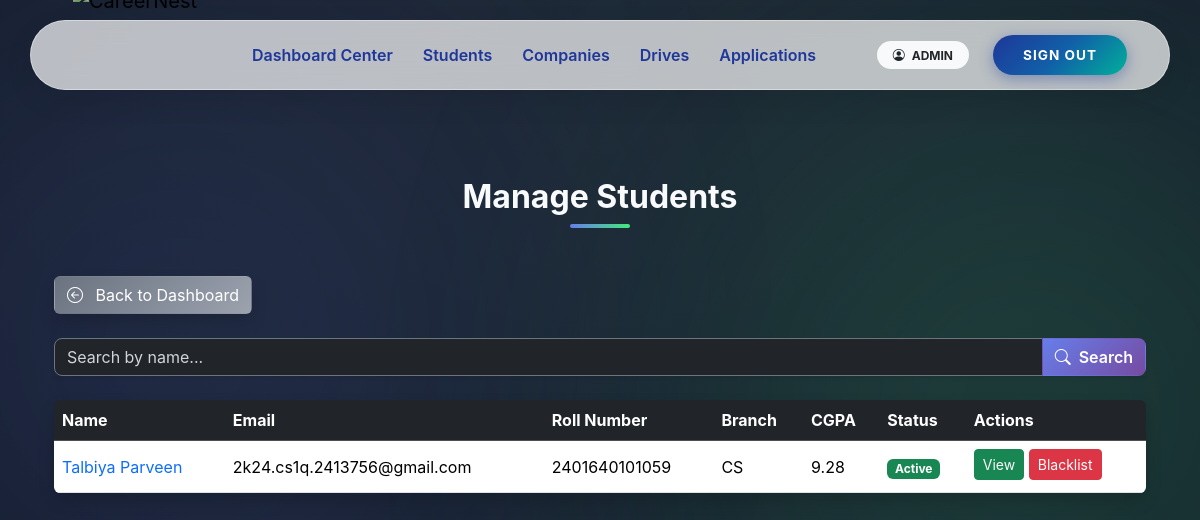
/admin/students (signed in), run on the app's committed database.
### app/models.py (models this page shows, shortened)
class User(UserMixin, db.Model):
    __tablename__ = "users"
    user_id = db.Column(db.Integer, primary_key=True)
    email = db.Column(db.String(120), unique=True, nullable=False)
    password_hash = db.Column(db.String(255), nullable=False)
    role = db.Column(db.String(20), nullable=False)
    is_active = db.Column(db.Boolean, default=True)
    is_approved = db.Column(db.Boolean, default=False)
    is_blacklisted = db.Column(db.Boolean, default=False)
    created_at = db.Column(db.DateTime, default=datetime.utcnow)
    student = db.relationship(
        "Student",
        back_populates="user",
        uselist=False,
        cascade="all, delete-orphan"
    )
    company = db.relationship(
        "Company",
        back_populates="user",
        uselist=False,
        cascade="all, delete-orphan"
    )
    admin = db.relationship(
        "Admin",
        back_populates="user",
        uselist=False,
        cascade="all, delete-orphan"
    )

class Student(db.Model):
    __tablename__ = "students"
    user_id = db.Column(
        db.Integer,
        db.ForeignKey("users.user_id", ondelete="CASCADE"),
        primary_key=True
    )
    full_name = db.Column(db.String(100), nullable=False)
    roll_number = db.Column(db.String(50), unique=True, nullable=False, index=True)
    graduation_year = db.Column(db.Integer, nullable=False)
    cgpa = db.Column(db.Float)
    tenth_marks = db.Column(db.Float)
    twelfth_marks = db.Column(db.Float)
    dob = db.Column(db.Date)
    year = db.Column(db.Integer)
    resume_filename = db.Column(db.String(200))
    phone = db.Column(db.String(20))
    address = db.Column(db.Text)
    skills = db.Column(db.Text)
    course = db.Column(db.String(100))
    branch = db.Column(db.String(100))
    created_at = db.Column(db.DateTime, default=datetime.utcnow)
    user = db.relationship("User", back_populates="student")
    applications = db.relationship(
        "Application",
        back_populates="student",
        cascade="all, delete-orphan"
    )

### app/admin/routes.py (the view)
@admin_bp.route('/students')
@login_required
@role_required('admin')
def students():
    q = request.args.get('q', '').strip()
    query = User.query.filter_by(role='student').join(Student)
    if q:
        query = query.filter(Student.full_name.ilike(f'%{q}%'))
    students = query.all()
    return render_template('admin/students.html', students=students, q=q)

### app/utils.py (called while the page is built)
def role_required(required_role):
    def decorator(f):
        @wraps(f)
        def decorated_function(*args, **kwargs):
            if not current_user.is_authenticated:
                abort(401)
            if current_user.role != required_role:
                abort(403)
            if required_role in ["student", "company"] and not current_user.is_approved:
                abort(403)
            if current_user.is_blacklisted:
                abort(403)
            return f(*args, **kwargs)
        return decorated_function
    return decorator

### app/templates/admin/students.html (shortened to what this page needs)
{% extends 'base.html' %}
{% block content %}
<div class="dashboard-bg">
  <div class="container position-relative">
    <h2 class="section-heading text-center mb-5">Manage Students</h2>
    <a href="{{ url_for('admin.dashboard') }}" class="btn btn-gradient-secondary mb-4 shadow hover-glow text-white">
      <i class="bi bi-arrow-left-circle me-2"></i> Back to Dashboard
    </a>
    <form method="GET" class="mb-4">
      <div class="input-group shadow-sm">
        <input type="text" name="q" class="form-control bg-dark text-white border border-secondary" placeholder="Search by name..." value="{{ q }}">
        <button class="btn btn-gradient-primary text-white" type="submit"><i class="bi bi-search me-1"></i> Search</button>
      </div>
    </form>
    {% if students %}
    <div class="table-responsive shadow rounded">
      <table class="table table-hover align-middle mb-0 text-white">
        <thead class="table-dark">
          <tr>
            <th>Name</th>
            <th>Email</th>
            <th>Roll Number</th>
            <th>Branch</th>
            <th>CGPA</th>
            <th>Status</th>
            <th>Actions</th>
          </tr>
        </thead>
        <tbody>
          {% for user in students %}
          <tr class="align-middle">
            <td>
              <a href="{{ url_for('admin.student_detail', user_id=user.user_id) }}" class="text-primary text-decoration-none">
                {{ user.student.full_name if user.student else 'N/A' }}
              </a>
            </td>
            <td>{{ user.email }}</td>
            <td>{{ user.student.roll_number if user.student else 'N/A' }}</td>
            <td>{{ user.student.branch if user.student else 'N/A' }}</td>
            <td>{{ user.student.cgpa if user.student else 'N/A' }}</td>
            <td>
              {% if user.is_blacklisted %}
              <span class="badge bg-danger">Blacklisted</span>
              {% else %}
              <span class="badge bg-success">Active</span>
              {% endif %}
            </td>
            <td>
              <a href="{{ url_for('admin.student_detail', user_id=user.user_id) }}" class="btn btn-success btn-sm mb-1">View</a>
              <form action="{{ url_for('admin.blacklist_student', user_id=user.user_id) }}" method="POST" style="display:inline;">
                {% if user.is_blacklisted %}
                <button type="submit" class="btn btn-success btn-sm mb-1">Unblacklist</button>
                {% else %}
                <button type="submit" class="btn btn-danger btn-sm mb-1">Blacklist</button>
                {% endif %}
              </form>
            </td>
          </tr>
          {% endfor %}
        </tbody>
      </table>
    </div>
    {% else %}
    <div class="alert alert-info shadow rounded">No students found.</div>
    {% endif %}
  </div>
</div>
{% endblock %}

### app/templates/base.html (shortened to what this page needs)
<!DOCTYPE html>
<html lang="en">
<head>
    <link href="https://cdn.jsdelivr.net/npm/bootstrap@5.3.2/dist/css/bootstrap.min.css" rel="stylesheet">
    <link rel="stylesheet" href="https://cdn.jsdelivr.net/npm/bootstrap-icons@1.10.5/font/bootstrap-icons.css">
</head>
<body>
    <div class="toast-container position-fixed top-0 end-0 p-3">
    </div>
    <header class="navbar-container">
        <nav class="navbar navbar-expand-lg navbar-island">
            <div class="container-fluid">
                <a class="navbar-brand " href="/">
                    <img src="{{ url_for('static', filename='img/CareerLogo.png') }}" alt="CareerNest">
                </a>
                <div class="collapse navbar-collapse" id="navMain">
                    <ul class="navbar-nav me-auto mb-2 mb-lg-0 ms-lg-4">
                        {% if current_user.is_authenticated %}
                        {% if current_user.role == 'admin' %}
                        <li class="nav-item"><a class="nav-link" href="{{ url_for('admin.dashboard') }}">Dashboard
                                Center</a></li>
                        <li class="nav-item"><a class="nav-link" href="{{ url_for('admin.students') }}">Students</a>
                        </li>
                        <li class="nav-item"><a class="nav-link" href="{{ url_for('admin.companies') }}">Companies</a>
                        </li>
                        <li class="nav-item"><a class="nav-link" href="{{ url_for('admin.drives') }}">Drives</a>
                        </li>
                        <li class="nav-item"><a class="nav-link"
                                href="{{ url_for('admin.applications') }}">Applications</a>
                        </li>
                        {% endif %}
                        {% else %}
                        <li class="nav-item"><a class="nav-link" href="/">Home</a></li>
                        {% endif %}
                    </ul>
                    <div class="d-flex flex-column flex-lg-row align-items-center">
                        {% if not current_user.is_authenticated %}
                        <a href="{{ url_for('auth.student_register') }}" class="btn btn-creative btn-student">Student
                            Join</a>
                        <a href="{{ url_for('auth.company_register') }}" class="btn btn-creative btn-student">Company
                            Join</a>
                        <a href="{{ url_for('auth.login') }}" class="btn btn-creative btn-login">Login</a>
                        {% else %}
                        <span class="badge rounded-pill bg-light text-dark px-3 py-2 me-3 d-none d-lg-block">
                            <i class="bi bi-person-circle me-1"></i> {{ current_user.role|upper }}
                        </span>
                        <a href="{{ url_for('auth.logout') }}" class="btn btn-creative btn-login">Sign Out</a>
                        {% endif %}
                    </div>
                </div>
            </div>
        </nav>
    </header>
    <main class="container page-content">
        {% block content %}{% endblock %}
    </main>
</body>
</html>

### app/templates/admin/students.html (style rules this page uses)
.dashboard-bg { position: relative; z-index: 1; padding: 3rem 0; }
html, body { height: 100%; margin: 0; font-family: 'Inter', sans-serif; overflow-x: hidden; }
body { background: radial-gradient(circle at top, #1f2937 0%, #111827 100%); color: #f9fafb; }
body::before, body::after { content: ''; position: fixed; border-radius: 50%; filter: blur(150px); opacity: 0.15; z-index: 0; }
body::before { width: 600px; height: 600px; background: #667eea; top: 5%; left: -10%; }
body::after { width: 700px; height: 700px; background: #43e97b; bottom: 5%; right: -15%; }
.section-heading { font-weight: 700; font-size: 2rem; color: #f9fafb; position: relative; margin-bottom: 2rem; text-align:center; }
.section-heading::after { content: ''; display: block; width: 60px; height: 4px; background: linear-gradient(90deg, #667eea, #43e97b); border-radius: 2px; margin: 0.5rem auto 0 auto; }
.input-group .form-control { border-radius: 8px 0 0 8px; background-color: rgba(255,255,255,0.05); color: #f9fafb; }
.input-group .form-control::placeholder { color: #d1d5db; }
.input-group .btn { border-radius: 0 8px 8px 0; font-weight:600; }
.btn-gradient-primary { background: linear-gradient(135deg, #667eea, #764ba2); color: #fff; }
.btn-gradient-secondary { background: linear-gradient(135deg, #6b7280, #9ca3af); color: #fff; }
.table { color: #f9fafb; }
.table a { color: #f9fafb; }
.table td, .table th { vertical-align: middle; }
.mb-1 { margin-bottom: 0.25rem; }
.shadow { box-shadow: 0 5px 15px rgba(0,0,0,0.3); }

### data on the page
User: role "ADMIN"
User: student "Talbiya Parveen", email "2k24.cs1q.2413756@gmail.com", student "2401640101059", student "CS", student "9.28", is_blacklisted "Active"
